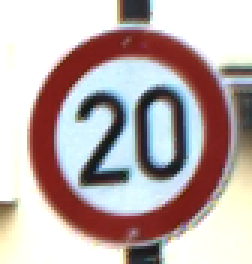
#> input picture Dataset/0.png, 84 x 88 px (shown 3 times larger); its folder holds 4 pictures in this run
$ python CheckSimilarity.py
#> lines starting #> are read from the running program, lines starting #| are printed output that depends on the picture
from PIL import Image
from collections import Counter
import numpy as np
import cv2
import os

im = []
sim = []
val = []

def load_images_from_folder(folder):
#> called with folder = 'Dataset'
    for filename in os.listdir(folder):
        pa = os.path.join(folder,filename)
        img = cv2.imread(pa,1)
#> img is the input picture: shape (88, 84, 3); mean B, G, R 172.4, 173.4, 187.7
        #resize the images
        im.append(img)
        ref_arr = np.asarray(img)
        flat_array = ref_arr.flatten()
        RH = Counter(flat_array)
#> RH = 246 items

        H = []
        for i in range(256):
            if i in RH.keys():
                H.append(RH[i])
            else:
                H.append(0)
#> after the loop, H = 256 values, max 7723 at index 255, min 0 at index 0, mean 86.62
        val.append(H)


def L2Norm(H1,H2):
    distance =0
    for i in range(len(H1)):
        distance += np.square(H1[i]-H2[i])
    return np.sqrt(distance)

file= 'Dataset'
load_images_from_folder(file)

#print(val[0])
original = cv2.imread(r'res.jpg',1)
ref_arr = np.asarray(original)

flat_array = ref_arr.flatten()
RH = Counter(flat_array)
#> RH = 1 item

H = []
for i in range(256):
    if i in RH.keys():
        H.append(RH[i])
    else:
        H.append(0)
#> after the loop, H = 256 values from 0 to 0

#print(H)

for i in range(len(val)):
    dis = L2Norm(H,val[i])
    if not np.isnan(dis):
        sim.append(dis)
        print(dis)
    else:
        continue

print(max(sim))
index = sim.index(max(sim))
cv2.imshow("res",im[index])
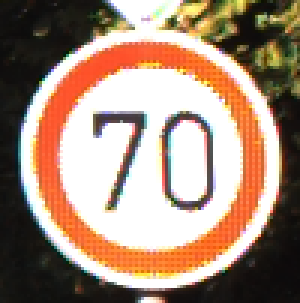
#> window 'res': shape (101, 100, 3) (shown 3 times larger); mean B, G, R 120.4, 138.5, 164.4
print(index)
